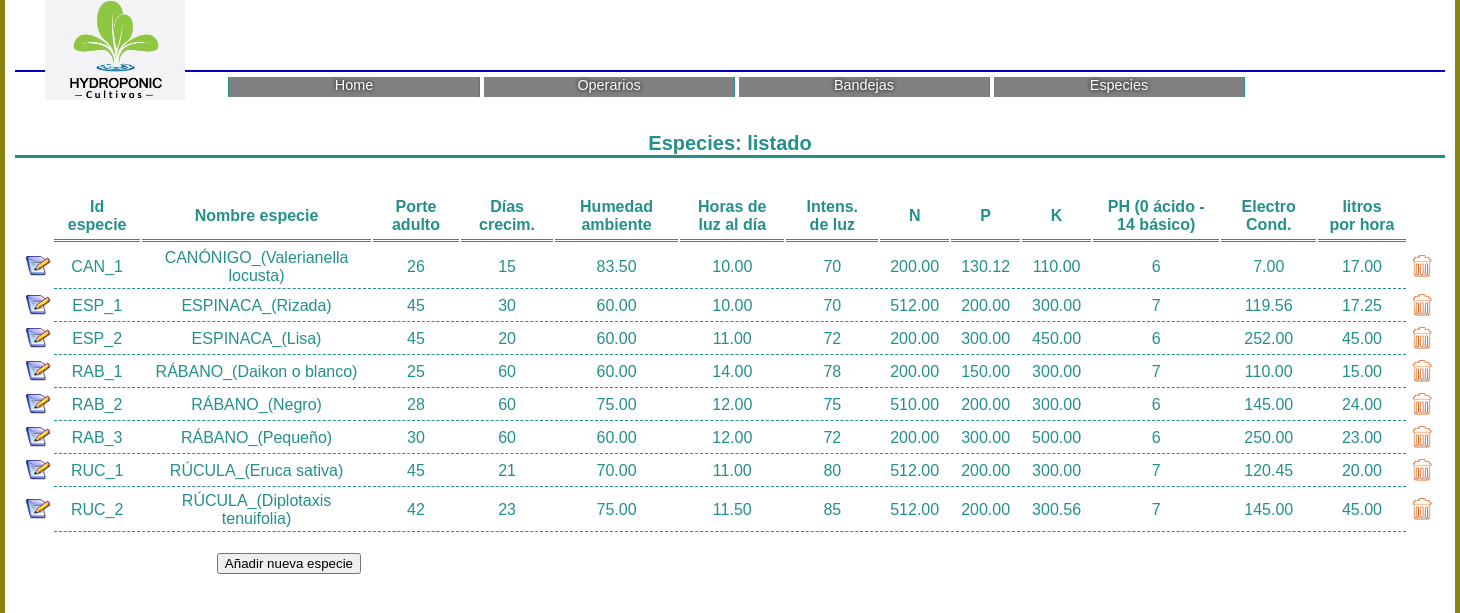
The page /especies/especies_listado.php on the database its author committed.
### tables this page shows
CREATE TABLE `especies` (
  `idespec` char(5) NOT NULL COMMENT 'RUC_1, RUC_2, CAN_1, RAB_1, RAB_2, RAB_3, ESP_1, ESP_2',
  `nombreespec` varchar(40) NOT NULL COMMENT 'RÚCULA_(Eruca sativa), RÚCULA_(Diplotaxis tenuifolia), CANÓNIGO_(Valerianella locusta), RÁBANO_(Daikon o blanco), RÁBANO_(Negro), RÁBANO_(Pequeño), ESPINACA_(Rizada), ESPINACA_(Lisa)',
  `porteadulto` int(5) UNSIGNED NOT NULL COMMENT 'tamaño final que debe medir (en milímetros)',
  `dias` int(3) UNSIGNED NOT NULL COMMENT 'número de días desde fechaPlantado hata fechaCosechado',
  `humedad_ambiente` decimal(5,2) UNSIGNED NOT NULL COMMENT '% de humedad en el aire',
  `horas_luz_dia` decimal(4,2) UNSIGNED NOT NULL,
  `intensidad_de_luz` int(3) UNSIGNED NOT NULL COMMENT 'porcentaje de la lámpara',
  `N` decimal(5,2) UNSIGNED NOT NULL COMMENT 'ppm nitrógeno en agua',
  `P` decimal(5,2) UNSIGNED NOT NULL COMMENT '	ppm fósforo en agua',
  `K` decimal(5,2) UNSIGNED NOT NULL COMMENT 'ppm potasio en agua',
  `PH` int(2) UNSIGNED NOT NULL COMMENT '0 (más ácido) - 14 (menos ácido)',
  `EC` decimal(5,2) UNSIGNED NOT NULL COMMENT 'Electroconductividad del agua en Siemens por centímetro (S/cm)',
  `litros_por_hora` decimal(5,2) UNSIGNED NOT NULL
);

### especies/especies_listado.php (the view, shortened to what this page needs)
<?php
    include_once ("../bd_funciones.inc");
?>
<!DOCTYPE html>
<html lang="es">
<head>
    <link rel="stylesheet" href="../cultivos.css" />
</head>
<body>
<div id="contenedor-general">
    <?php
        include ("../cultivos_cabecera.inc");
    ?>
    <section id="contenido">
    <?php
		try {
		    $conn = Conectarse(SERVIDOR, BD_NOMBRE, BD_USUARIO, BD_PASS);
		    $sql = "SELECT idespec, nombreespec, porteadulto, dias, humedad_ambiente, horas_luz_dia, intensidad_de_luz, N, P, K, PH, EC, litros_por_hora FROM " .
		        "especies ORDER BY idespec";
		    if (!($rs = mysqli_query($conn, $sql)))
		        throw new Exception('Error al realizar la consulta.');
	?>
        <table class="cultivos_datos">
            <caption>Especies: listado</caption>
	<?php
		    if (mysqli_num_rows($rs) > 0) {
    ?>
            <tr>
                <thead>
                    <tr>
                        <th>&nbsp;</th>
                        <th class = "encab_listado">Id especie</th>
                        <th class = "encab_listado">Nombre especie</th>
                        <th class = "encab_listado">Porte adulto</th>
                        <th class = "encab_listado">Días crecim.</th>
                        <th class = "encab_listado">Humedad ambiente</th>
                        <th class = "encab_listado">Horas de luz al día</th>
                        <th class = "encab_listado">Intens. de luz</th>
                        <th class = "encab_listado">N</th>
                        <th class = "encab_listado">P</th>
                        <th class = "encab_listado">K</th>
                        <th class = "encab_listado">PH (0 ácido - 14 básico)</th>
                        <th class = "encab_listado">Electro Cond.</th>
                        <th class = "encab_listado">litros por hora</th>
                        <th>&nbsp;</th>
                </thead>
            </tr>
    <?php
				while($fila = mysqli_fetch_array($rs)) {
    ?>
			<tr>
			    <td><a href="./especies_editar.php?idespec=<?php echo($fila['idespec']); ?>">
				    <img src="../images/editar.png" alt="editar"/></a></td>
				<td class="celda_listado"><?php echo($fila['idespec']); ?></td>
				<td class="celda_listado"><?php echo($fila['nombreespec']); ?></td>
				<td class="celda_listado"><?php echo($fila['porteadulto']); ?></td>
                <td class="celda_listado"><?php echo($fila['dias']); ?></td>
                <td class="celda_listado"><?php echo($fila['humedad_ambiente']); ?></td>
                <td class="celda_listado"><?php echo($fila['horas_luz_dia']); ?></td>
                <td class="celda_listado"><?php echo($fila['intensidad_de_luz']); ?></td>
                <td class="celda_listado"><?php echo($fila['N']); ?></td>
                <td class="celda_listado"><?php echo($fila['P']); ?></td>
                <td class="celda_listado"><?php echo($fila['K']); ?></td>
                <td class="celda_listado"><?php echo($fila['PH']); ?></td>
                <td class="celda_listado"><?php echo($fila['EC']); ?></td>
                <td class="celda_listado"><?php echo($fila['litros_por_hora']); ?></td>
				<td><a href="./especies_eliminar.php?idespec=<?php echo($fila['idespec']); ?>">
			        <img src="../images/eliminar.png" alt="eliminar"/></a></td></tr>
    <?php   	}
			} else {
    ?>
            <tr>
                <td class="celda_listado" colspan="5">
                    <span class="mensaje">No existe ninguna especie aún en la base de datos</span></td></tr>
    <?php
		    }
    ?>
            <tr>
                <td colspan="5">
					<form class="cultivos_datos" action="especies_insertar.php" method="post">
						<br/><input type="submit" value="Añadir nueva especie" name="btn_nueva_especie"/>
					</form></td></tr>
        </table>
    <?php
		}
        catch (Exception $e) {
			$el_error = "<p class=\"mensaje\">";
			if (!isset($sql)) $sql="";
			$el_error .= getInformationError($e,$conn,$sql);
			$el_error .= "</p>";
			echo($el_error);
        }
    ?>
    </section>
</div>
</body>
</html>

### cultivos.css (style rules this page uses)
* { margin: 0; }
html, body { padding: 0; height: 100%; }
body { background-color: #87850f; font-family: "Lucida Grande", Lucida, Verdana, sans-serif; color: #239089; text-align: center; }
#contenedor-general { //width: 960px; width: 1430px; min-height: 100%; height: auto !important; margin: auto; padding: 0px 10px 0px 10px; background-color:#FFFFFF; }
#contenido { padding: 60px 0 0 0; }
table.cultivos_datos { padding:8px; margin: auto; border: none; border-top: solid; text-align: center; }
table.cultivos_datos caption { font-size: 1.25em; font-weight: bold; }
table.cultivos_datos th.encab_listado, table.cultivos_datos td.celda_listado { vertical-align: middle; }
table.cultivos_datos th.encab_listado { padding: 30px 10px 5px; border-bottom: 3px double; }
table.cultivos_datos td.celda_listado { padding: 3px 10px; border-bottom: 1px dashed; }
table.cultivos_datos img { width: 25px; height: 25px; border: none; }
img { width: 25px; height: 25px; border: none; }

### rows shown on the page
especies: idespec "CAN_1", nombreespec "CANÓNIGO_(Valerianella locusta)", porteadulto "26", dias "15", humedad_ambiente "83.50", horas_luz_dia "10.00", intensidad_de_luz "70", N "200.00", P "130.12", K "110.00", PH "6", EC "7.00", litros_por_hora "17.00"
especies: idespec "ESP_1", nombreespec "ESPINACA_(Rizada)", porteadulto "45", dias "30", humedad_ambiente "60.00", horas_luz_dia "10.00", intensidad_de_luz "70", N "512.00", P "200.00", K "300.00", PH "7", EC "119.56", litros_por_hora "17.25"
especies: idespec "ESP_2", nombreespec "ESPINACA_(Lisa)", porteadulto "45", dias "20", humedad_ambiente "60.00", horas_luz_dia "11.00", intensidad_de_luz "72", N "200.00", P "300.00", K "450.00", PH "6", EC "252.00", litros_por_hora "45.00"
especies: idespec "RAB_1", nombreespec "RÁBANO_(Daikon o blanco)", porteadulto "25", dias "60", humedad_ambiente "60.00", horas_luz_dia "14.00", intensidad_de_luz "78", N "200.00", P "150.00", K "300.00", PH "7", EC "110.00", litros_por_hora "15.00"
especies: idespec "RAB_2", nombreespec "RÁBANO_(Negro)", porteadulto "28", dias "60", humedad_ambiente "75.00", horas_luz_dia "12.00", intensidad_de_luz "75", N "510.00", P "200.00", K "300.00", PH "6", EC "145.00", litros_por_hora "24.00"
especies: idespec "RAB_3", nombreespec "RÁBANO_(Pequeño)", porteadulto "30", dias "60", humedad_ambiente "60.00", horas_luz_dia "12.00", intensidad_de_luz "72", N "200.00", P "300.00", K "500.00", PH "6", EC "250.00", litros_por_hora "23.00"
especies: idespec "RUC_1", nombreespec "RÚCULA_(Eruca sativa)", porteadulto "45", dias "21", humedad_ambiente "70.00", horas_luz_dia "11.00", intensidad_de_luz "80", N "512.00", P "200.00", K "300.00", PH "7", EC "120.45", litros_por_hora "20.00"
especies: idespec "RUC_2", nombreespec "RÚCULA_(Diplotaxis tenuifolia)", porteadulto "42", dias "23", humedad_ambiente "75.00", horas_luz_dia "11.50", intensidad_de_luz "85", N "512.00", P "200.00", K "300.56", PH "7", EC "145.00", litros_por_hora "45.00"
